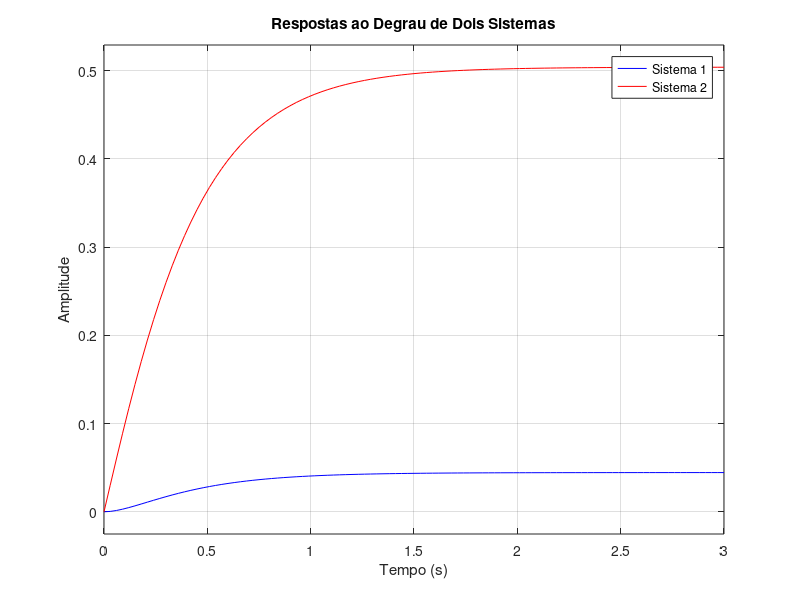

MATLAB code for this plot:
% Definição dos dois sistemas de transferência
num1 = [1 8];
den1 = conv(conv([1 3], [1 10]), [1 6]);
G1 = tf(num1, den1);

num2 = conv([1 11.34],[1 8]);
den2 = conv(conv([1 3], [1 10]), [1 6]);
G2 = tf(num2, den2);

% Plot das respostas ao degrau no mesmo gráfico
figure;
step(G1, 'b'); % Resposta ao degrau do primeiro sistema em azul
hold on;
step(G2, 'r'); % Resposta ao degrau do segundo sistema em vermelho
hold off;

% Personalização do gráfico
title('Respostas ao Degrau de Dois Sistemas');
legend('Sistema 1', 'Sistema 2');
xlabel('Tempo (s)');
ylabel('Amplitude');
grid on;